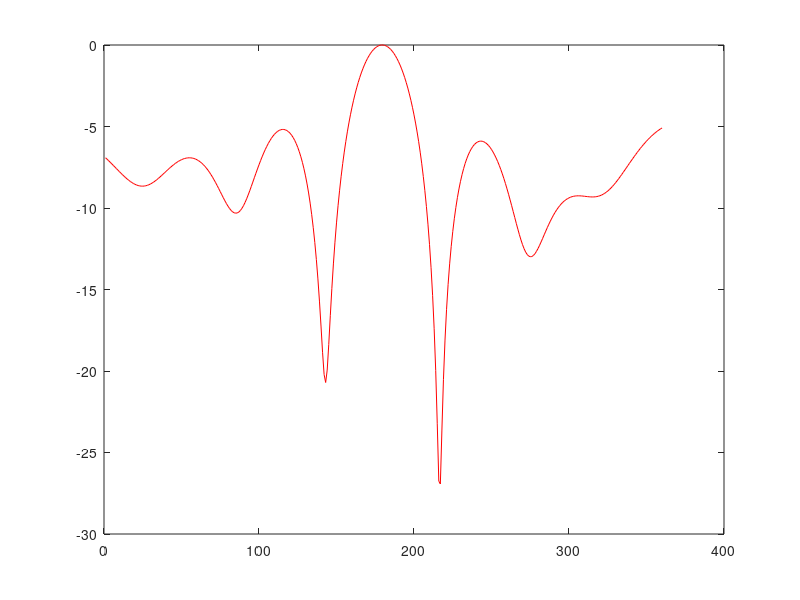

The MATLAB script that drew this image:
clc;clear;
begin = -pi/3;
right = pi/3;

 x = 0:(right-begin)/360:359*(right-begin)/360;
 x = x-right;   %(-pi/2,pi/2]
 du_x = x*180/pi;

 ant_pos_equal = [0, 0.5, 1.01, 1.53 1.86 2.36 2.87 3.39];
 ant_comps_equal= [0.0, 14.98, 23.32, 13.7, 17.48, 31.38, 40, 32.06];
 ant_pos_unequal = [0, 0.61, 2.14, 3.15 -6.28   -5.67 -4.14   -3.13];
 ant_comps_unequal= [0.0, 12.71, 12.69, 13.28, -22.69, -10.57, -10.91, -9.85];
 use_eq = 0;
 num_chan = 4;
 use_win_flag = 0;  %%bfm window en; 1:add window,0:no window
 if(use_eq)
     ant_pos = ant_pos_equal ;
     ant_comps = ant_comps_equal;
 else
     ant_pos = ant_pos_unequal;
     ant_comps = ant_comps_unequal;
 end    
 cona = 2*pi*ant_pos; 
 I=zeros(num_chan,360);
 Q=zeros(num_chan,360);
 for r=1:num_chan
     for bin=1:360
     I(r,bin)=cos(cona(r)*sin(x(bin))+ant_comps(r)*pi/180);
     Q(r,bin)=sin(cona(r)*sin(x(bin))+ant_comps(r)*pi/180);
     end
 end
 
 win1=chebwin(num_chan,30); %%nvarray
 j = sqrt(-1);
 temp  = I + j*Q;  %bfm vector should be incident conj,why in fact isnot
 w = temp;  %method 1: sample in angle domain
 xx=repmat(win1,1,360);

 
  if(use_win_flag==1)
     for loop=1:360
        w(:,loop)= xx(:,loop).*w(:,loop);
     end
  end
 full_spectrum = zeros(360,1);
  for loop=1:360
    temp=sum(w(:,loop));
    full_spectrum(loop)=temp*conj(temp);
  end
 aux = full_spectrum/max(full_spectrum);
 aux_db = 10*log10((aux));
 plot(aux_db,'r')
 hold on
 %DBF spectrum of different Rx channels at 0 deg
 
%   plot(10*log10(full_spectrum),'r')

 x = chebwin(512,30);
% x=0:21
shift = 10;
y=zeros(1,length(x));
for idx=1:length(x)-shift
   y(idx+shift) =x(idx);
end
y(1:shift) = x(length(x)-shift+1:end);
mc = circshift(x,shift);
e=y-mc';